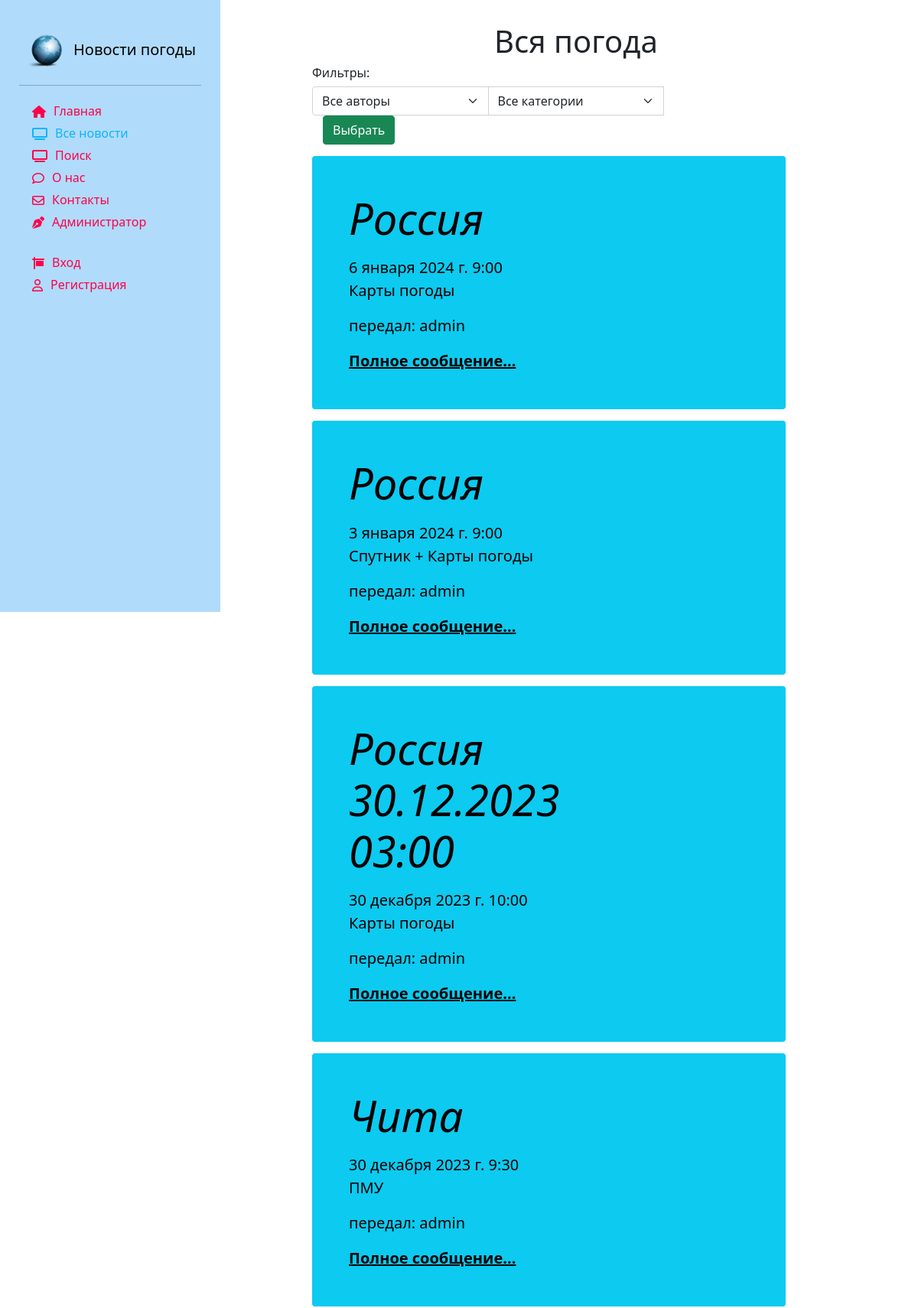
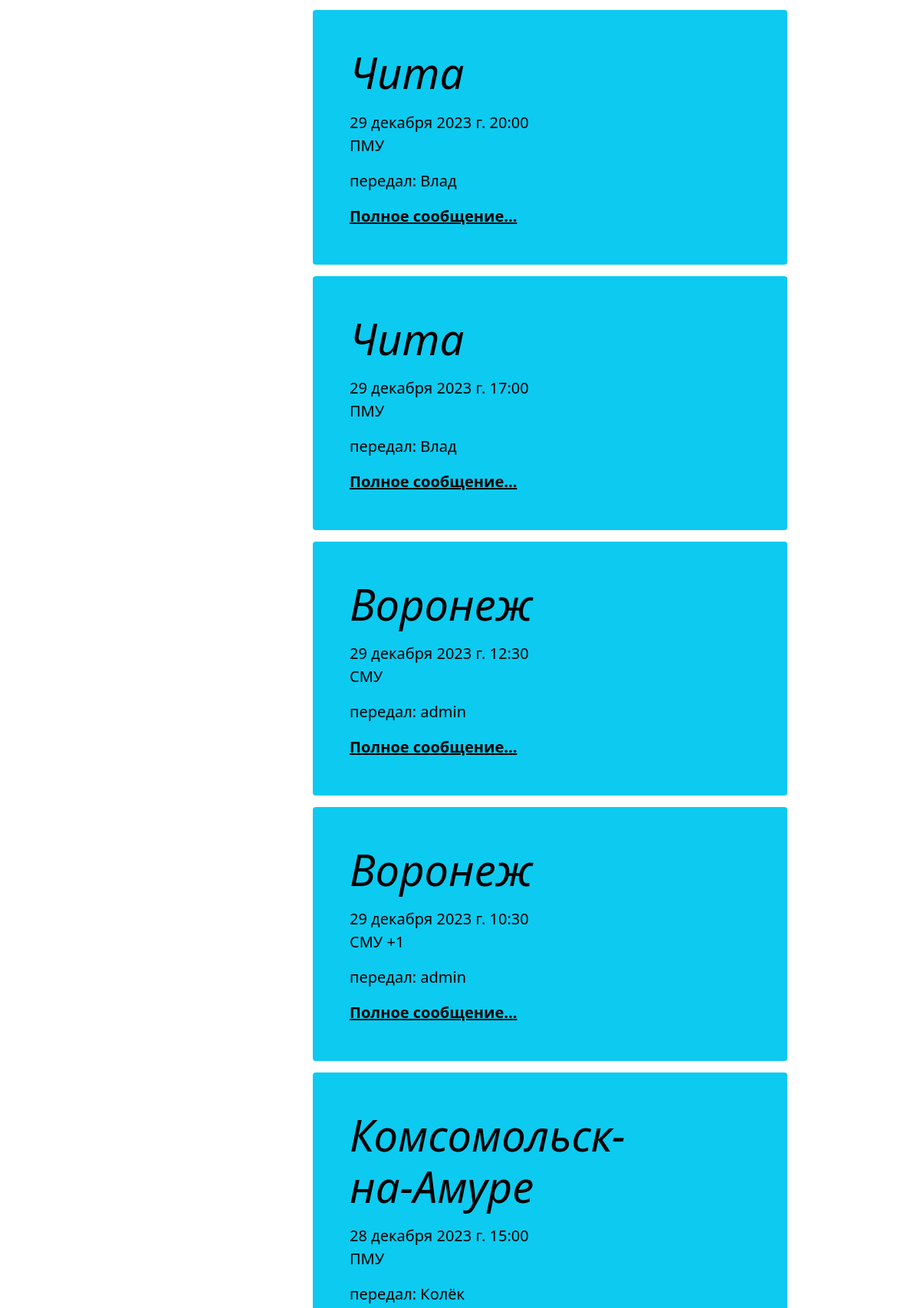
Screenshot of /news/all_news (upper part) with the database file from the repository (2 pictures, top to bottom).
### news/models.py (models this page shows, shortened)
class Article(models.Model):
    categories = (('ФП', 'Фактическая погода'),
                  ('ПП', 'Прогноз погоды'),
                  ('ШО', 'Штормовое оповещение'),
                  ('ШП', 'Штормовое предупреждение'),
                  ('КП', 'Карты погоды'))
    author = models.ForeignKey(User, on_delete=models.SET_NULL, null=True, verbose_name='Автор')
    title = models.CharField('Пункт', max_length=50, default='')
    category = models.CharField(choices=categories, max_length=20, verbose_name='Категория сообщения')
    anouncement = models.TextField('Анонс', max_length=250)
    text = models.TextField('Текст сообщения')
    date = models.DateTimeField('Дата наблюдения', auto_created=True)
    tags = models.ManyToManyField(to=Tag, blank=True, verbose_name='Явления')
    slug = models.SlugField()
    class Meta:
        ordering = ['-date', 'title']
        verbose_name = 'Сообщение'
        verbose_name_plural ='Сообщения'

### news/views.py (the view)
# urls.py: path('', views.index, name='demo'),
def index(request):
    author_list = User.objects.all()
    categories = Article.categories
    tag_list = Tag.objects.all().values('title')
    selected_author = 0
    selected_category = 0
    selected_tag = 0
    if request.method == "POST":
        selected_author = int(request.POST.get('author_filter'))
        selected_category = int(request.POST.get('category_filter'))
        if selected_author == 0:
            articles = Article.objects.all().order_by('-date')
        else:
            articles = Article.objects.filter(author=selected_author).order_by('-date')
        if selected_category != 0:
            articles = articles.filter(category__icontains=categories[selected_category-1][0]).order_by('-date')
    else:
        articles = Article.objects.all().order_by('-date')
    context = {'articles': articles, 'author_list': author_list, 'selected_author': selected_author, 'categories':categories,
               'selected_category': selected_category,}
    return render(request,'news/index.html', context)

### users/templatetags/users_extras.py (called while the page is built)
@register.filter(name="has_group")
def has_group(user,group_name):
    return user.groups.filter(name=group_name).exists()

### news/templates/news/index.html (shortened to what this page needs)
{% extends 'main/base_template.html' %}
{% load static %}
{% load bootstrap5 %}
{% block content %}
<div class="row">
    <div class="text-center" style="margin-top:30px;">
        <h1>Вся погода</h1>
    </div>
    <div class="content_center">
        <h6> Фильтры: </h6>
        <div class="form-group col-8">
            <form method="post">
                <div class="input-group">
                    <select class="form-select" name="author_filter" style="width:40%">
                        <option value="0">Все авторы</option>
                    </select>
                    <select class="form-select" name="category_filter" style="width:40%">
                        <option value="0">Все категории</option>
                    </select>
                    <span class="input-group-btn">
                        <input type="submit" class="btn btn-success" value="Выбрать" style="margin: 0 15px">
                    </span>
                </div>
            </form>
        </div>
    </div>
    {% for article in articles %}
    <div class="single_news">
        <div class="p-4 p-md-5 text-black rounded bg-info">
            <div class="col-md-6 px-0">
                <h1 class="display-4 fst-italic"> {{ article.title }}</h1>
                <p class="lead my-3">{{ article.date }} {{ article.anouncement }}</p>
                <p class="lead my-3">передал: {{ article.author }} </p>
                <p class="lead mb-0"><a href="{% url 'news_detail' article.pk %}" class="text-black fw-bold">Полное
                    сообщение...</a></p>
            </div>
        </div>
    </div>
    {% endfor %}
</div>
{% endblock %}

### main/static/main/css/style.css (style rules this page uses)
body { #background-color:#1abaff; }
a { text-decoration:none; color:black; }
body .single_news { margin-top:15px; float: left; width: 90%; }

### rows the page displays
Article: title "Россия", date "6 января 2024 г. 9:00", anouncement "Карты погоды", author "admin"
Article: title "Россия", date "3 января 2024 г. 9:00", anouncement "Спутник + Карты погоды", author "admin"
Article: title "Россия 30.12.2023 03:00", date "30 декабря 2023 г. 10:00", anouncement "Карты погоды", author "admin"
Article: title "Чита", date "30 декабря 2023 г. 9:30", anouncement "ПМУ", author "admin"
Article: title "Чита", date "29 декабря 2023 г. 20:00", anouncement "ПМУ", author "Влад"
Article: title "Чита", date "29 декабря 2023 г. 17:00", anouncement "ПМУ", author "Влад"
Article: title "Воронеж", date "29 декабря 2023 г. 12:30", anouncement "СМУ", author "admin"
Article: title "Воронеж", date "29 декабря 2023 г. 10:30", anouncement "СМУ +1", author "admin"
Article: title "Комсомольск-на-Амуре", date "28 декабря 2023 г. 15:00", anouncement "ПМУ", author "Колёк"
